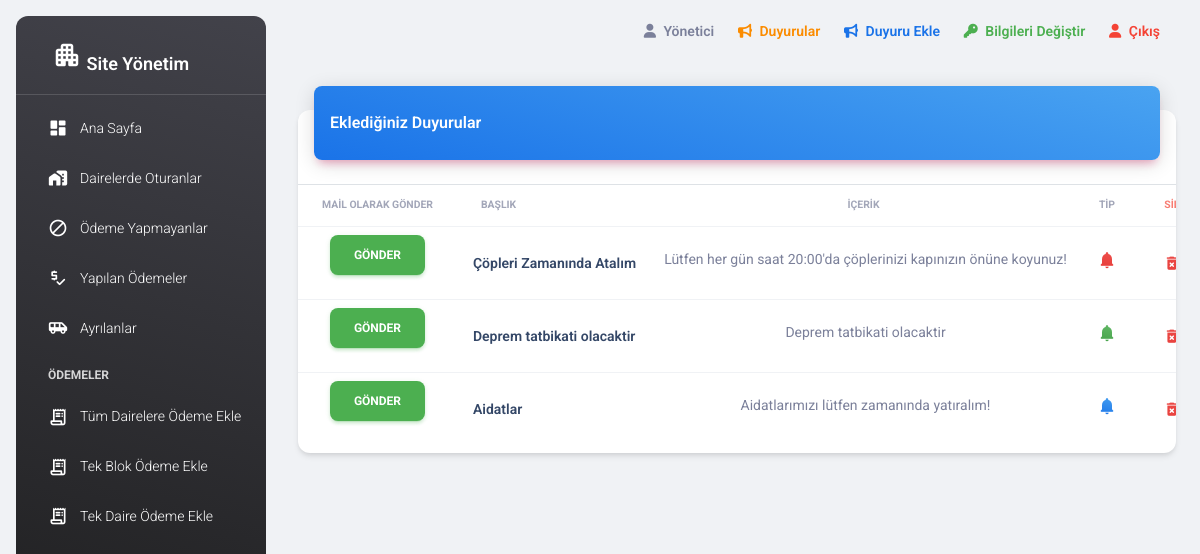
The app's page /pages/duyurular.php (signed in) with its own data.
### tables this page shows
CREATE TABLE `tblduyuru` (
  `id` int(11) NOT NULL,
  `baslik` varchar(200) NOT NULL,
  `icerik` varchar(5000) NOT NULL,
  `tip` varchar(40) NOT NULL
);

### pages/duyurular.php (the view, shortened to what this page needs)
<!DOCTYPE html>
<?php
include '../connection.php';
$duyuruQuery = $conn->query("Select * from tblduyuru order by id desc");
?>
<html lang="tr">
<head>
  <link rel="stylesheet" href="https://cdn.jsdelivr.net/npm/bootstrap@4.6.1/dist/css/bootstrap.min.css">
  <link href="../assets/css/nucleo-icons.css" rel="stylesheet" />
  <link href="../assets/css/nucleo-svg.css" rel="stylesheet" />
  <link id="pagestyle" href="../assets/css/material-dashboard.css?v=3.0.1" rel="stylesheet" />
</head>
<body class="g-sidenav-show  bg-gray-200">
  <?php include 'adminsidebar.php'; ?>
  <main class="main-content position-relative max-height-vh-100 h-100 border-radius-lg ">
    <?php include 'adminnavbar.php'; ?>
    <div class="container-fluid py-4">
      <div class="row">
        <div class="col-12">
          <div class="card my-4">
            <div class="card-header p-0 position-relative mt-n4 mx-3 z-index-2">
              <div class="bg-gradient-info shadow-primary border-radius-lg pt-4 pb-3">
                <h6 class="text-white text-capitalize ps-3"><?php if ($_SESSION['tc'] == 1) {
                                                              echo "Eklediğiniz Duyurular";
                                                            } else {
                                                              echo "Tüm Duyurular";
                                                            } ?> </h6>
              </div>
            </div>
            <div class="card-body px-0 pb-2">
              <div class="table-responsive p-0">
                <table class="table align-items-center mb-0">
                  <thead>
                    <tr>
                      <th class="text-uppercase text-secondary text-xxs font-weight-bolder opacity-7">Mail Olarak Gönder</th>
                      <th class="text-uppercase text-secondary text-xxs font-weight-bolder opacity-7">Başlık</th>
                      <th class="text-center text-uppercase text-secondary text-xxs font-weight-bolder opacity-7">İçerik</th>
                      <th class="text-center text-uppercase text-secondary text-xxs font-weight-bolder opacity-7">Tip</th>
                      <?php if ($_SESSION['tc'] == 1) { ?>
                        <th class="text-center text-uppercase text-danger text-xxs font-weight-bolder opacity-7"> Sil </th>
                      <?php } ?>
                    </tr>
                  </thead>
                  <tbody>
                    <?php
                    while ($duyurular = $duyuruQuery->fetch(PDO::FETCH_ASSOC)) {
                    ?>
                      <tr>
                        <td class="align-middle text-center text-sm">
                          <button class="btn btn-success">Gönder</button>
                        </td>
                        <td>
                          <div class="d-flex px-2 py-1">
                            <div class="d-flex flex-column justify-content-center">
                              <h6 class="mb-0 text-sm"><?php echo $duyurular['baslik']; ?></h6>
                            </div>
                          </div>
                        </td>
                        <td class="align-middle text-center text-sm">
                          <label for=""><?php echo $duyurular['icerik']; ?></label>
                        </td>
                        <td class="align-middle text-center text-sm">
                          <i class="material-icons text-<?php echo $duyurular['tip']; ?> text-gradient">notifications</i>
                        </td>
                        <?php if ($_SESSION['tc'] == 1) { ?>
                          <td class="align-middle text-center text-sm">
                            <a class="btn btn-link text-danger text-gradient px-3 mb-0" data-toggle="modal" data-target="#duyurusil<?php echo $duyurular['id']; ?>"> <span class="material-icons text-danger">delete_forever</span></a>
                          </td>
                        <?php } ?>
                      </tr>
                    <?php  } ?>
                  </tbody>
                </table>
              </div>
            </div>
          </div>
        </div>
      </div>
    </div>
  </main>
</body>
</html>

### records on screen
tblduyuru: baslik "Çöpleri Zamanında Atalım", icerik "Lütfen her gün saat 20:00'da çöplerinizi kapınızın önüne koyunuz!"
tblduyuru: baslik "Deprem tatbikati olacaktir", icerik "Deprem tatbikati olacaktir"
tblduyuru: baslik "Aidatlar", icerik "Aidatlarımızı lütfen zamanında yatıralım!"

### other values on screen
$adsoyad "Yönetici"
